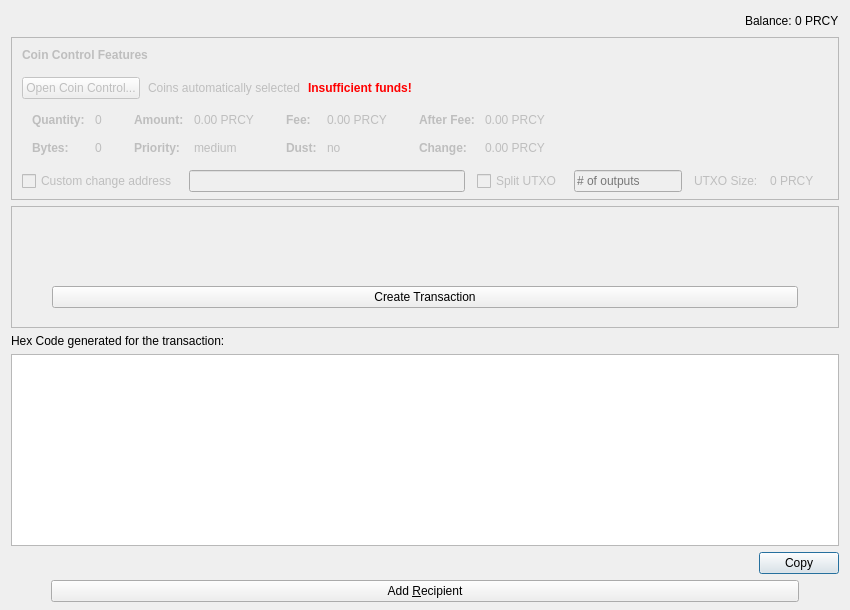
<?xml version="1.0" encoding="UTF-8"?>
<ui version="4.0">
 <class>SendCoinsDialog</class>
 <widget class="QDialog" name="SendCoinsDialog">
  <property name="geometry">
   <rect>
    <x>0</x>
    <y>0</y>
    <width>850</width>
    <height>610</height>
   </rect>
  </property>
  <property name="sizePolicy">
   <sizepolicy hsizetype="Maximum" vsizetype="Preferred">
    <horstretch>0</horstretch>
    <verstretch>0</verstretch>
   </sizepolicy>
  </property>
  <property name="windowTitle">
   <string>Send Coins</string>
  </property>
  <layout class="QVBoxLayout" name="verticalLayout" stretch="0,0,1,0,0,0,0">
   <property name="bottomMargin">
    <number>8</number>
   </property>
   <item>
    <layout class="QHBoxLayout" name="horizontalLayout">
     <item>
      <layout class="QHBoxLayout" name="horizontalLayout_2">
       <property name="spacing">
        <number>3</number>
       </property>
       <item>
        <spacer name="horizontalSpacer">
         <property name="orientation">
          <enum>Qt::Horizontal</enum>
         </property>
         <property name="sizeHint" stdset="0">
          <size>
           <width>40</width>
           <height>20</height>
          </size>
         </property>
        </spacer>
       </item>
       <item>
        <widget class="QLabel" name="label">
         <property name="text">
          <string>Balance:</string>
         </property>
        </widget>
       </item>
       <item>
        <widget class="QLabel" name="labelBalance">
         <property name="sizePolicy">
          <sizepolicy hsizetype="Preferred" vsizetype="Fixed">
           <horstretch>0</horstretch>
           <verstretch>0</verstretch>
          </sizepolicy>
         </property>
         <property name="cursor">
          <cursorShape>IBeamCursor</cursorShape>
         </property>
         <property name="text">
          <string notr="true">0 PRCY</string>
         </property>
         <property name="textInteractionFlags">
          <set>Qt::LinksAccessibleByMouse|Qt::TextSelectableByKeyboard|Qt::TextSelectableByMouse</set>
         </property>
        </widget>
       </item>
      </layout>
     </item>
    </layout>
   </item>
   <item>
    <widget class="QFrame" name="frameCoinControl">
     <property name="enabled">
      <bool>false</bool>
     </property>
     <property name="sizePolicy">
      <sizepolicy hsizetype="Expanding" vsizetype="MinimumExpanding">
       <horstretch>0</horstretch>
       <verstretch>0</verstretch>
      </sizepolicy>
     </property>
     <property name="maximumSize">
      <size>
       <width>16777215</width>
       <height>16777215</height>
      </size>
     </property>
     <property name="frameShape">
      <enum>QFrame::StyledPanel</enum>
     </property>
     <property name="frameShadow">
      <enum>QFrame::Sunken</enum>
     </property>
     <layout class="QVBoxLayout" name="verticalLayoutCoinControl2">
      <property name="spacing">
       <number>0</number>
      </property>
      <property name="leftMargin">
       <number>0</number>
      </property>
      <property name="topMargin">
       <number>0</number>
      </property>
      <property name="rightMargin">
       <number>0</number>
      </property>
      <property name="bottomMargin">
       <number>6</number>
      </property>
      <item>
       <layout class="QVBoxLayout" name="verticalLayoutCoinControl" stretch="0,0,0,0,1">
        <property name="spacing">
         <number>0</number>
        </property>
        <property name="leftMargin">
         <number>10</number>
        </property>
        <property name="topMargin">
         <number>10</number>
        </property>
        <item>
         <layout class="QHBoxLayout" name="horizontalLayoutCoinControl1">
          <property name="bottomMargin">
           <number>15</number>
          </property>
          <item>
           <widget class="QLabel" name="labelCoinControlFeatures">
            <property name="sizePolicy">
             <sizepolicy hsizetype="Preferred" vsizetype="Maximum">
              <horstretch>0</horstretch>
              <verstretch>0</verstretch>
             </sizepolicy>
            </property>
            <property name="font">
             <font>
              <weight>75</weight>
              <bold>true</bold>
             </font>
            </property>
            <property name="styleSheet">
             <string notr="true">font-weight:bold;</string>
            </property>
            <property name="text">
             <string>Coin Control Features</string>
            </property>
           </widget>
          </item>
         </layout>
        </item>
        <item>
         <layout class="QHBoxLayout" name="horizontalLayoutCoinControl2" stretch="0,0,0,0">
          <property name="spacing">
           <number>8</number>
          </property>
          <property name="bottomMargin">
           <number>10</number>
          </property>
          <item>
           <widget class="QPushButton" name="pushButtonCoinControl">
            <property name="styleSheet">
             <string notr="true"/>
            </property>
            <property name="text">
             <string>Open Coin Control...</string>
            </property>
            <property name="autoDefault">
             <bool>false</bool>
            </property>
           </widget>
          </item>
          <item>
           <widget class="QLabel" name="labelCoinControlAutomaticallySelected">
            <property name="text">
             <string>Coins automatically selected</string>
            </property>
            <property name="margin">
             <number>5</number>
            </property>
           </widget>
          </item>
          <item>
           <widget class="QLabel" name="labelCoinControlInsuffFunds">
            <property name="font">
             <font>
              <weight>75</weight>
              <bold>true</bold>
             </font>
            </property>
            <property name="styleSheet">
             <string notr="true">color:red;font-weight:bold;</string>
            </property>
            <property name="text">
             <string>Insufficient funds!</string>
            </property>
            <property name="margin">
             <number>5</number>
            </property>
           </widget>
          </item>
          <item>
           <spacer name="horizontalSpacerCoinControl">
            <property name="orientation">
             <enum>Qt::Horizontal</enum>
            </property>
            <property name="sizeHint" stdset="0">
             <size>
              <width>40</width>
              <height>1</height>
             </size>
            </property>
           </spacer>
          </item>
         </layout>
        </item>
        <item>
         <widget class="QWidget" name="widgetCoinControl" native="true">
          <property name="sizePolicy">
           <sizepolicy hsizetype="Preferred" vsizetype="Preferred">
            <horstretch>0</horstretch>
            <verstretch>0</verstretch>
           </sizepolicy>
          </property>
          <property name="minimumSize">
           <size>
            <width>0</width>
            <height>0</height>
           </size>
          </property>
          <property name="styleSheet">
           <string notr="true"/>
          </property>
          <layout class="QHBoxLayout" name="horizontalLayoutCoinControl5">
           <property name="leftMargin">
            <number>0</number>
           </property>
           <property name="topMargin">
            <number>0</number>
           </property>
           <property name="rightMargin">
            <number>0</number>
           </property>
           <property name="bottomMargin">
            <number>0</number>
           </property>
           <item>
            <layout class="QHBoxLayout" name="horizontalLayoutCoinControl3" stretch="0,0,0,1">
             <property name="spacing">
              <number>20</number>
             </property>
             <property name="topMargin">
              <number>0</number>
             </property>
             <property name="bottomMargin">
              <number>10</number>
             </property>
             <item>
              <layout class="QFormLayout" name="formLayoutCoinControl1">
               <property name="horizontalSpacing">
                <number>10</number>
               </property>
               <property name="verticalSpacing">
                <number>14</number>
               </property>
               <property name="leftMargin">
                <number>10</number>
               </property>
               <property name="topMargin">
                <number>4</number>
               </property>
               <property name="rightMargin">
                <number>6</number>
               </property>
               <item row="0" column="0">
                <widget class="QLabel" name="labelCoinControlQuantityText">
                 <property name="font">
                  <font>
                   <weight>75</weight>
                   <bold>true</bold>
                  </font>
                 </property>
                 <property name="text">
                  <string>Quantity:</string>
                 </property>
                 <property name="margin">
                  <number>0</number>
                 </property>
                </widget>
               </item>
               <item row="0" column="1">
                <widget class="QLabel" name="labelCoinControlQuantity">
                 <property name="cursor">
                  <cursorShape>IBeamCursor</cursorShape>
                 </property>
                 <property name="contextMenuPolicy">
                  <enum>Qt::ActionsContextMenu</enum>
                 </property>
                 <property name="text">
                  <string notr="true">0</string>
                 </property>
                 <property name="margin">
                  <number>0</number>
                 </property>
                 <property name="textInteractionFlags">
                  <set>Qt::LinksAccessibleByMouse|Qt::TextSelectableByKeyboard|Qt::TextSelectableByMouse</set>
                 </property>
                </widget>
               </item>
               <item row="1" column="0">
                <widget class="QLabel" name="labelCoinControlBytesText">
                 <property name="font">
                  <font>
                   <weight>75</weight>
                   <bold>true</bold>
                  </font>
                 </property>
                 <property name="text">
                  <string>Bytes:</string>
                 </property>
                </widget>
               </item>
               <item row="1" column="1">
                <widget class="QLabel" name="labelCoinControlBytes">
                 <property name="cursor">
                  <cursorShape>IBeamCursor</cursorShape>
                 </property>
                 <property name="contextMenuPolicy">
                  <enum>Qt::ActionsContextMenu</enum>
                 </property>
                 <property name="text">
                  <string notr="true">0</string>
                 </property>
                 <property name="textInteractionFlags">
                  <set>Qt::LinksAccessibleByMouse|Qt::TextSelectableByKeyboard|Qt::TextSelectableByMouse</set>
                 </property>
                </widget>
               </item>
              </layout>
             </item>
             <item>
              <layout class="QFormLayout" name="formLayoutCoinControl2">
               <property name="horizontalSpacing">
                <number>10</number>
               </property>
               <property name="verticalSpacing">
                <number>14</number>
               </property>
               <property name="leftMargin">
                <number>6</number>
               </property>
               <property name="topMargin">
                <number>4</number>
               </property>
               <property name="rightMargin">
                <number>6</number>
               </property>
               <item row="0" column="0">
                <widget class="QLabel" name="labelCoinControlAmountText">
                 <property name="font">
                  <font>
                   <weight>75</weight>
                   <bold>true</bold>
                  </font>
                 </property>
                 <property name="text">
                  <string>Amount:</string>
                 </property>
                 <property name="margin">
                  <number>0</number>
                 </property>
                </widget>
               </item>
               <item row="0" column="1">
                <widget class="QLabel" name="labelCoinControlAmount">
                 <property name="cursor">
                  <cursorShape>IBeamCursor</cursorShape>
                 </property>
                 <property name="contextMenuPolicy">
                  <enum>Qt::ActionsContextMenu</enum>
                 </property>
                 <property name="text">
                  <string notr="true">0.00 PRCY</string>
                 </property>
                 <property name="textInteractionFlags">
                  <set>Qt::LinksAccessibleByMouse|Qt::TextSelectableByKeyboard|Qt::TextSelectableByMouse</set>
                 </property>
                </widget>
               </item>
               <item row="1" column="0">
                <widget class="QLabel" name="labelCoinControlPriorityText">
                 <property name="font">
                  <font>
                   <weight>75</weight>
                   <bold>true</bold>
                  </font>
                 </property>
                 <property name="text">
                  <string>Priority:</string>
                 </property>
                </widget>
               </item>
               <item row="1" column="1">
                <widget class="QLabel" name="labelCoinControlPriority">
                 <property name="cursor">
                  <cursorShape>IBeamCursor</cursorShape>
                 </property>
                 <property name="contextMenuPolicy">
                  <enum>Qt::ActionsContextMenu</enum>
                 </property>
                 <property name="text">
                  <string>medium</string>
                 </property>
                 <property name="textInteractionFlags">
                  <set>Qt::LinksAccessibleByMouse|Qt::TextSelectableByKeyboard|Qt::TextSelectableByMouse</set>
                 </property>
                </widget>
               </item>
              </layout>
             </item>
             <item>
              <layout class="QFormLayout" name="formLayoutCoinControl3">
               <property name="horizontalSpacing">
                <number>10</number>
               </property>
               <property name="verticalSpacing">
                <number>14</number>
               </property>
               <property name="leftMargin">
                <number>6</number>
               </property>
               <property name="topMargin">
                <number>4</number>
               </property>
               <property name="rightMargin">
                <number>6</number>
               </property>
               <item row="0" column="0">
                <widget class="QLabel" name="labelCoinControlFeeText">
                 <property name="font">
                  <font>
                   <weight>75</weight>
                   <bold>true</bold>
                  </font>
                 </property>
                 <property name="text">
                  <string>Fee:</string>
                 </property>
                 <property name="margin">
                  <number>0</number>
                 </property>
                </widget>
               </item>
               <item row="0" column="1">
                <widget class="QLabel" name="labelCoinControlFee">
                 <property name="cursor">
                  <cursorShape>IBeamCursor</cursorShape>
                 </property>
                 <property name="contextMenuPolicy">
                  <enum>Qt::ActionsContextMenu</enum>
                 </property>
                 <property name="text">
                  <string notr="true">0.00 PRCY</string>
                 </property>
                 <property name="textInteractionFlags">
                  <set>Qt::LinksAccessibleByMouse|Qt::TextSelectableByKeyboard|Qt::TextSelectableByMouse</set>
                 </property>
                </widget>
               </item>
               <item row="1" column="0">
                <widget class="QLabel" name="labelCoinControlLowOutputText">
                 <property name="font">
                  <font>
                   <weight>75</weight>
                   <bold>true</bold>
                  </font>
                 </property>
                 <property name="text">
                  <string>Dust:</string>
                 </property>
                </widget>
               </item>
               <item row="1" column="1">
                <widget class="QLabel" name="labelCoinControlLowOutput">
                 <property name="cursor">
                  <cursorShape>IBeamCursor</cursorShape>
                 </property>
                 <property name="contextMenuPolicy">
                  <enum>Qt::ActionsContextMenu</enum>
                 </property>
                 <property name="text">
                  <string>no</string>
                 </property>
                 <property name="textInteractionFlags">
                  <set>Qt::LinksAccessibleByMouse|Qt::TextSelectableByKeyboard|Qt::TextSelectableByMouse</set>
                 </property>
                </widget>
               </item>
              </layout>
             </item>
             <item>
              <layout class="QFormLayout" name="formLayoutCoinControl4">
               <property name="horizontalSpacing">
                <number>10</number>
               </property>
               <property name="verticalSpacing">
                <number>14</number>
               </property>
               <property name="leftMargin">
                <number>6</number>
               </property>
               <property name="topMargin">
                <number>4</number>
               </property>
               <property name="rightMargin">
                <number>6</number>
               </property>
               <item row="0" column="0">
                <widget class="QLabel" name="labelCoinControlAfterFeeText">
                 <property name="font">
                  <font>
                   <weight>75</weight>
                   <bold>true</bold>
                  </font>
                 </property>
                 <property name="text">
                  <string>After Fee:</string>
                 </property>
                 <property name="margin">
                  <number>0</number>
                 </property>
                </widget>
               </item>
               <item row="0" column="1">
                <widget class="QLabel" name="labelCoinControlAfterFee">
                 <property name="cursor">
                  <cursorShape>IBeamCursor</cursorShape>
                 </property>
                 <property name="contextMenuPolicy">
                  <enum>Qt::ActionsContextMenu</enum>
                 </property>
                 <property name="text">
                  <string notr="true">0.00 PRCY</string>
                 </property>
                 <property name="textInteractionFlags">
                  <set>Qt::LinksAccessibleByMouse|Qt::TextSelectableByKeyboard|Qt::TextSelectableByMouse</set>
                 </property>
                </widget>
               </item>
               <item row="1" column="0">
                <widget class="QLabel" name="labelCoinControlChangeText">
                 <property name="font">
                  <font>
                   <weight>75</weight>
                   <bold>true</bold>
                  </font>
                 </property>
                 <property name="text">
                  <string>Change:</string>
                 </property>
                </widget>
               </item>
               <item row="1" column="1">
                <widget class="QLabel" name="labelCoinControlChange">
                 <property name="cursor">
                  <cursorShape>IBeamCursor</cursorShape>
                 </property>
                 <property name="contextMenuPolicy">
                  <enum>Qt::ActionsContextMenu</enum>
                 </property>
                 <property name="text">
                  <string notr="true">0.00 PRCY</string>
                 </property>
                 <property name="textInteractionFlags">
                  <set>Qt::LinksAccessibleByMouse|Qt::TextSelectableByKeyboard|Qt::TextSelectableByMouse</set>
                 </property>
                </widget>
               </item>
              </layout>
             </item>
            </layout>
           </item>
          </layout>
         </widget>
        </item>
        <item>
         <layout class="QHBoxLayout" name="horizontalLayoutCoinControl4" stretch="0,0,0,0,0,0,0">
          <property name="spacing">
           <number>12</number>
          </property>
          <property name="sizeConstraint">
           <enum>QLayout::SetDefaultConstraint</enum>
          </property>
          <property name="topMargin">
           <number>5</number>
          </property>
          <property name="rightMargin">
           <number>5</number>
          </property>
          <item>
           <widget class="QCheckBox" name="checkBoxCoinControlChange">
            <property name="toolTip">
             <string>If this is activated, but the change address is empty or invalid, change will be sent to a newly generated address.</string>
            </property>
            <property name="text">
             <string>Custom change address</string>
            </property>
           </widget>
          </item>
          <item>
           <widget class="QValidatedLineEdit" name="lineEditCoinControlChange">
            <property name="enabled">
             <bool>false</bool>
            </property>
            <property name="sizePolicy">
             <sizepolicy hsizetype="Expanding" vsizetype="Fixed">
              <horstretch>0</horstretch>
              <verstretch>0</verstretch>
             </sizepolicy>
            </property>
           </widget>
          </item>
          <item>
           <widget class="QCheckBox" name="splitBlockCheckBox">
            <property name="text">
             <string>Split UTXO</string>
            </property>
           </widget>
          </item>
          <item>
           <widget class="QLineEdit" name="splitBlockLineEdit">
            <property name="sizePolicy">
             <sizepolicy hsizetype="Fixed" vsizetype="Fixed">
              <horstretch>50</horstretch>
              <verstretch>0</verstretch>
             </sizepolicy>
            </property>
            <property name="placeholderText">
             <string># of outputs</string>
            </property>
           </widget>
          </item>
          <item>
           <widget class="QLabel" name="labelBlockSizeText">
            <property name="text">
             <string>UTXO Size:</string>
            </property>
           </widget>
          </item>
          <item>
           <widget class="QLabel" name="labelBlockSize">
            <property name="text">
             <string>0 PRCY</string>
            </property>
           </widget>
          </item>
          <item>
           <widget class="QLabel" name="labelCoinControlChangeLabel">
            <property name="sizePolicy">
             <sizepolicy hsizetype="Preferred" vsizetype="Expanding">
              <horstretch>0</horstretch>
              <verstretch>0</verstretch>
             </sizepolicy>
            </property>
            <property name="minimumSize">
             <size>
              <width>0</width>
              <height>0</height>
             </size>
            </property>
            <property name="text">
             <string/>
            </property>
            <property name="margin">
             <number>3</number>
            </property>
           </widget>
          </item>
         </layout>
        </item>
        <item>
         <spacer name="verticalSpacerCoinControl">
          <property name="orientation">
           <enum>Qt::Vertical</enum>
          </property>
          <property name="sizeHint" stdset="0">
           <size>
            <width>800</width>
            <height>1</height>
           </size>
          </property>
         </spacer>
        </item>
       </layout>
      </item>
     </layout>
    </widget>
   </item>
   <item>
    <widget class="QScrollArea" name="scrollArea">
     <property name="widgetResizable">
      <bool>true</bool>
     </property>
     <widget class="QWidget" name="scrollAreaWidgetContents">
      <property name="geometry">
       <rect>
        <x>0</x>
        <y>0</y>
        <width>824</width>
        <height>128</height>
       </rect>
      </property>
      <layout class="QVBoxLayout" name="verticalLayout_2" stretch="0,0,0,0">
       <property name="leftMargin">
        <number>0</number>
       </property>
       <property name="topMargin">
        <number>0</number>
       </property>
       <property name="rightMargin">
        <number>0</number>
       </property>
       <property name="bottomMargin">
        <number>0</number>
       </property>
       <item>
        <layout class="QVBoxLayout" name="entries">
         <property name="spacing">
          <number>6</number>
         </property>
        </layout>
       </item>
       <item>
        <layout class="QHBoxLayout" name="horizontalLayout_3">
         <item>
          <spacer name="horizontalSpacer_2">
           <property name="orientation">
            <enum>Qt::Horizontal</enum>
           </property>
           <property name="sizeType">
            <enum>QSizePolicy::Fixed</enum>
           </property>
           <property name="sizeHint" stdset="0">
            <size>
             <width>40</width>
             <height>20</height>
            </size>
           </property>
          </spacer>
         </item>
         <item>
          <spacer name="horizontalSpacer_3">
           <property name="orientation">
            <enum>Qt::Horizontal</enum>
           </property>
           <property name="sizeType">
            <enum>QSizePolicy::Fixed</enum>
           </property>
           <property name="sizeHint" stdset="0">
            <size>
             <width>40</width>
             <height>20</height>
            </size>
           </property>
          </spacer>
         </item>
        </layout>
       </item>
       <item>
        <spacer name="verticalSpacer_2">
         <property name="orientation">
          <enum>Qt::Vertical</enum>
         </property>
         <property name="sizeType">
          <enum>QSizePolicy::Fixed</enum>
         </property>
         <property name="sizeHint" stdset="0">
          <size>
           <width>20</width>
           <height>40</height>
          </size>
         </property>
        </spacer>
       </item>
       <item>
        <layout class="QVBoxLayout" name="verticalLayout_4">
         <item>
          <layout class="QHBoxLayout" name="horizontalLayoutSend_2">
           <item>
            <spacer name="horizontalSpacerSendL_2">
             <property name="orientation">
              <enum>Qt::Horizontal</enum>
             </property>
             <property name="sizeType">
              <enum>QSizePolicy::Fixed</enum>
             </property>
             <property name="sizeHint" stdset="0">
              <size>
               <width>40</width>
               <height>0</height>
              </size>
             </property>
            </spacer>
           </item>
           <item>
            <widget class="QPushButton" name="sendButton">
             <property name="enabled">
              <bool>true</bool>
             </property>
             <property name="sizePolicy">
              <sizepolicy hsizetype="Preferred" vsizetype="Fixed">
               <horstretch>0</horstretch>
               <verstretch>0</verstretch>
              </sizepolicy>
             </property>
             <property name="minimumSize">
              <size>
               <width>150</width>
               <height>0</height>
              </size>
             </property>
             <property name="toolTip">
              <string>Create Transaction</string>
             </property>
             <property name="text">
              <string>Create Transaction</string>
             </property>
             <property name="icon">
              <iconset>
               <normaloff>:/icons/send</normaloff>:/icons/send</iconset>
             </property>
             <property name="autoDefault">
              <bool>false</bool>
             </property>
             <property name="default">
              <bool>true</bool>
             </property>
            </widget>
           </item>
           <item>
            <spacer name="horizontalSpacerSendR_2">
             <property name="orientation">
              <enum>Qt::Horizontal</enum>
             </property>
             <property name="sizeType">
              <enum>QSizePolicy::Fixed</enum>
             </property>
             <property name="sizeHint" stdset="0">
              <size>
               <width>40</width>
               <height>0</height>
              </size>
             </property>
            </spacer>
           </item>
          </layout>
         </item>
        </layout>
       </item>
      </layout>
     </widget>
    </widget>
   </item>
   <item>
    <widget class="QLabel" name="label_2">
     <property name="text">
      <string>Hex Code generated for the transaction:</string>
     </property>
    </widget>
   </item>
   <item>
    <widget class="QTextEdit" name="hexCode">
     <property name="readOnly">
      <bool>true</bool>
     </property>
     <property name="acceptRichText">
      <bool>false</bool>
     </property>
    </widget>
   </item>
   <item>
    <widget class="QPushButton" name="copyButton">
     <property name="sizePolicy">
      <sizepolicy hsizetype="Fixed" vsizetype="Fixed">
       <horstretch>0</horstretch>
       <verstretch>0</verstretch>
      </sizepolicy>
     </property>
     <property name="layoutDirection">
      <enum>Qt::RightToLeft</enum>
     </property>
     <property name="text">
      <string>Copy</string>
     </property>
    </widget>
   </item>
   <item>
    <layout class="QHBoxLayout" name="horizontalLayout_3">
     <item>
      <spacer name="horizontalSpacer_2">
       <property name="orientation">
        <enum>Qt::Horizontal</enum>
       </property>
       <property name="sizeType">
        <enum>QSizePolicy::Fixed</enum>
       </property>
       <property name="sizeHint" stdset="0">
        <size>
         <width>40</width>
         <height>20</height>
        </size>
       </property>
      </spacer>
     </item>
     <item>
      <widget class="QPushButton" name="addButton">
       <property name="toolTip">
        <string>Send to multiple recipients at once</string>
       </property>
       <property name="text">
        <string>Add &amp;Recipient</string>
       </property>
       <property name="icon">
        <iconset>
         <normaloff>:/icons/add</normaloff>:/icons/add</iconset>
       </property>
       <property name="autoDefault">
        <bool>false</bool>
       </property>
      </widget>
     </item>
     <item>
      <spacer name="horizontalSpacer_3">
       <property name="orientation">
        <enum>Qt::Horizontal</enum>
       </property>
       <property name="sizeType">
        <enum>QSizePolicy::Fixed</enum>
       </property>
       <property name="sizeHint" stdset="0">
        <size>
         <width>40</width>
         <height>20</height>
        </size>
       </property>
      </spacer>
     </item>
    </layout>
   </item>
  </layout>
 </widget>
 <customwidgets>
  <customwidget>
   <class>QValidatedLineEdit</class>
   <extends>QLineEdit</extends>
   <header>qvalidatedlineedit.h</header>
  </customwidget>
 </customwidgets>
 <resources/>
 <connections/>
</ui>
